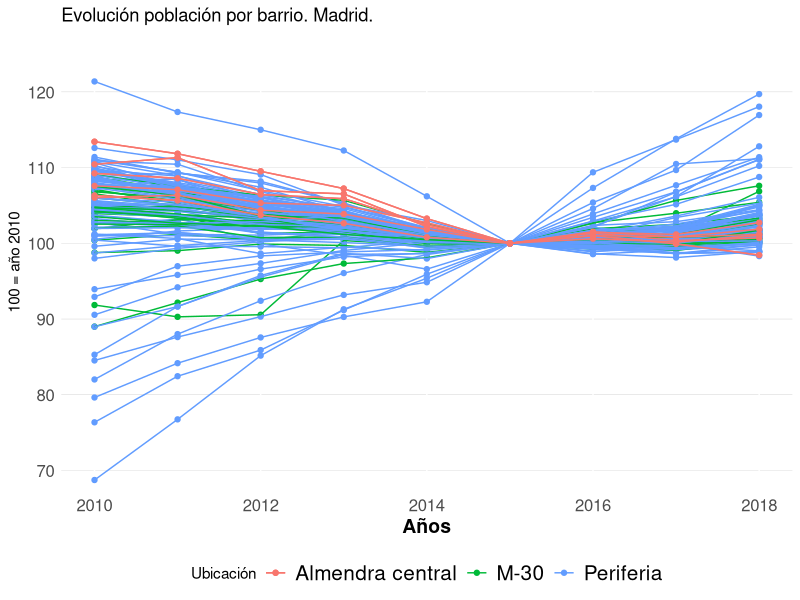

R code for this plot:
library(reshape)
library(tidyverse)

#-------- visualize evolution index 100---------
evolucion <- read.delim("data/output/demografia/madrid_censo-poblacion-por-barrios_evolucion-2010-2018_base-100-es-2015.csv",sep = ",")

# reshape data to long format to prepare to plot time series timeline
m <- reshape(evolucion, direction = "long", varying = list(names(evolucion)[5:13]), v.names = "Value", 
               idvar = c("nombre_barrio"), timevar = "Year", times = 2010:2018)

# The "almendra central" lines and points are plotted for a second time later to bediplayed on top
ggplot() +
  geom_point(data=m,aes(x = Year, y = Value, color = Ubicación)) + 
  geom_line(data=m,aes(x = Year, y = Value, color = Ubicación, group=nombre_barrio)) + 
  geom_point(data=m[m$Ubicación=="Almendra central",],aes(x = Year, y = Value, color = Ubicación)) + 
  geom_line(data=m[m$Ubicación=="Almendra central",],aes(x = Year, y = Value, color = Ubicación, group=nombre_barrio)) + 
  coord_cartesian(ylim = c(70, 125)) +
  labs(title = "Evolución población por barrio. Madrid.") +
  ylab("100 = año 2010") + xlab("Años") + labs(colour = "Ubicación") +
  theme(axis.text.y = element_text(size=12),
        # axis.title.y=element_blank(),
        axis.ticks.y =element_blank(),
        axis.ticks.x =element_blank(),
        axis.text.x=element_text(size=12),
        axis.title.x=element_text(size=14,face="bold"),
        panel.grid.minor = element_blank(),
        panel.background = element_rect(fill="white"),
        panel.grid.major.y = element_line( size=.1, color="grey" ),
        legend.position = "bottom",
        legend.text = element_text(size=15)
  )
